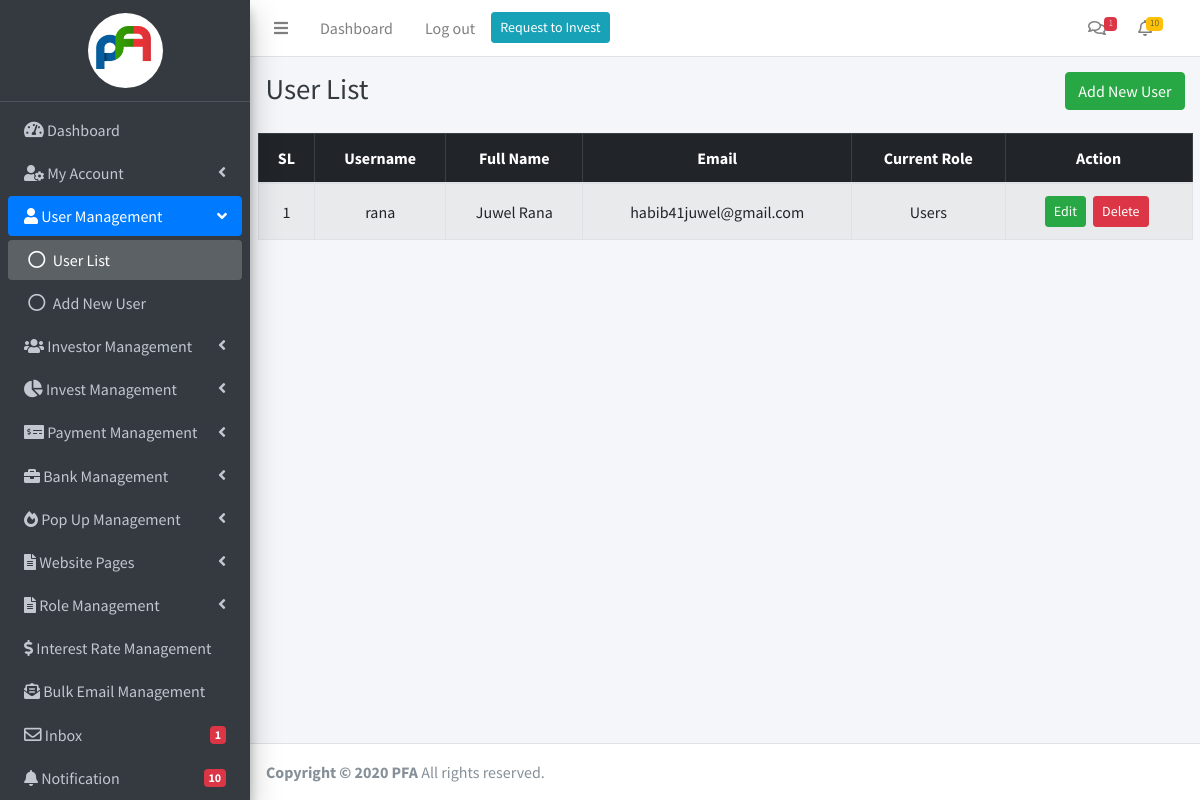
The page /investor/users/user-list/ (signed in) on the database its author committed.
### investor/models.py (models this page shows, shortened)
class Editor(models.Model):
    username = models.CharField(max_length=150)
    full_name = models.CharField(max_length=50)
    email = models.EmailField(max_length=254)
    password = models.CharField(max_length=200)
    status = models.BooleanField(default=False)
    role = models.ForeignKey(Role, on_delete=models.CASCADE)

class Role(models.Model):
    role_name = models.CharField(max_length=200)
    access = models.ManyToManyField(Access)
    def __str__(self):
        return self.role_name

### investor/views.py (the view)
# urls.py: path('investor/users/user-list/',views.user_list, name='user_list'),
def user_list(request):
    editors = Editor.objects.all()
    context = {
        'editor':editors
    }
    return render(request, 'dashboard/user_list.html',context)

### investor/templatetags/extra_tags.py (called while the page is built)
@register.filter
def investor_notifications(id):
    notications = Notification.objects.filter(investor_id=id, is_view=False, for_admin=False).count()
    if notications > 0:
        return notications
    else:
        return ""

@register.filter
def admin_notifications(self):
    notications = Notification.objects.filter(is_view=False, for_admin=True).count()
    if notications:
        return notications
    else:
        return ""

@register.filter
def admin_notification_list(self):
    notication_list = Notification.objects.filter(is_view=False, for_admin=True).order_by('-date')[0:7]
    if notication_list:
        return notication_list

@register.filter
def show_unread_admin_message(id):
    unread_messages = Message.objects.filter(status=True, is_view_admin=False).count()
    if unread_messages:
        return unread_messages

@register.filter
def show_unread_investor_message(id):
    unread_messages = Message.objects.filter(investor_id = id,is_view_investor=False,is_admin=True).count()
    if unread_messages:
        return unread_messages

@register.filter
def user_has_access(id,access_name):
    user_access = Editor.objects.filter(id=id, role__access__has_access=access_name)
    if user_access.exists():
        return True
    else:
        return False

### templates/dashboard/user_list.html (shortened to what this page needs)
{% extends 'dashboard/base/base.html' %}
{% load extra_tags %}
{% load humanize %}
{% block d-content %}
<div class="content-header">
    <div class="container-fluid">
      <div class="row mb-2">
        <div class="col-12">
          <h1 class="m-0 text-dark float-left w-75">User List</h1>
          <a href="{% url 'investor:add_user' %}" class="btn btn-success float-right text-right">Add New User</a>
        </div>
      </div>
    </div>
  </div>
<section class="invest_request_area">
    <div class="container-fluid">
        <div class="row">
            <div class="col-12">
                <table class="table table-bordered table-striped text-center">
                    <thead class="table-dark">
                        <th>SL</th>
                        <th>Username</th>
                        <th>Full Name</th>
                        <th>Email</th>
                        <th>Current Role</th>
                        <th>Action</th>
                    </thead>
                    <tbody class="text-center">
                        {% for user in editor %}
                            <tr>
                                <td class="align-middle">{{forloop.counter}}</td>
                                <td class="align-middle">{{user.username}}</td>
                                <td class="align-middle">{{user.full_name}}</td>
                                <td class="align-middle">{{user.email}}</td>
                                <td class="align-middle">{{user.role}}</td>
                                <td style="width:20%" class="align-middle text-center">
                                    <a href="{% url 'investor:edit_user' user.id %}" class="btn btn-success btn-sm d-inline-block mr-1">Edit</a>
                                    <button class="btn btn-sm btn-danger mr-1" data-toggle="modal" data-target="#popup-{{user.id}}">Delete</button>
                                </td>
                            </tr>
                        {% endfor %}
                    </tbody>
                </table>
            </div>
        </div>
    </div>
</section>
{% endblock d-content %}

### rows shown on the page
Editor: username "rana", full_name "Juwel Rana", email "habib41juwel@gmail.com", role "Users"

### other values the page prints
{{ admin_message|show_unread_admin_message }} "1"
{{ admin_notification|admin_notifications }} "10"
